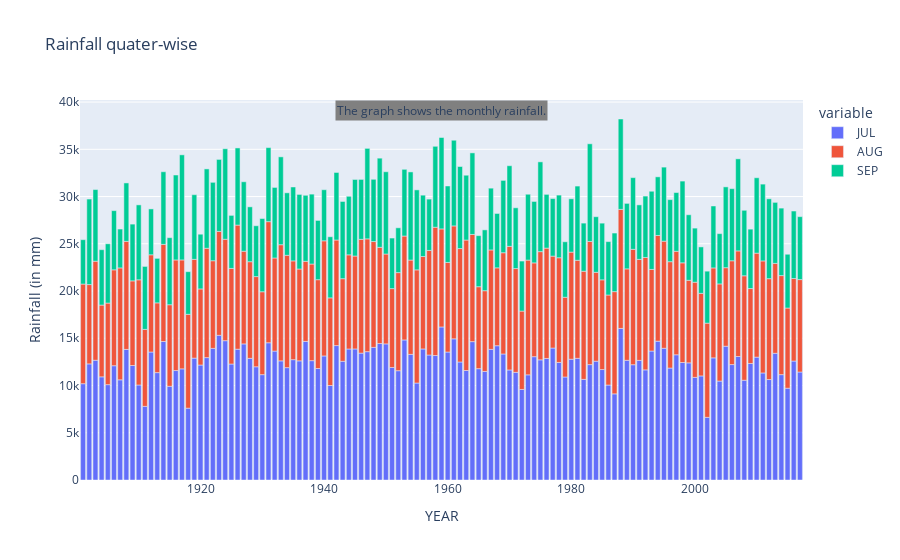

This figure's notebook cell:
### Code cell
month = ['JUL', 'AUG', 'SEP']   
fig = px.bar(grouped_obj, x=grouped_obj.index, y=month, title='Rainfall quater-wise',labels={'index':'YEAR', 'value':' Rainfall (in mm)'})
conclusion = 'The graph shows the monthly rainfall.'
fig.add_annotation(text=conclusion, xref='paper', yref='paper', x=.5, y=1, bgcolor='grey', showarrow=False, font=dict(size=12))
